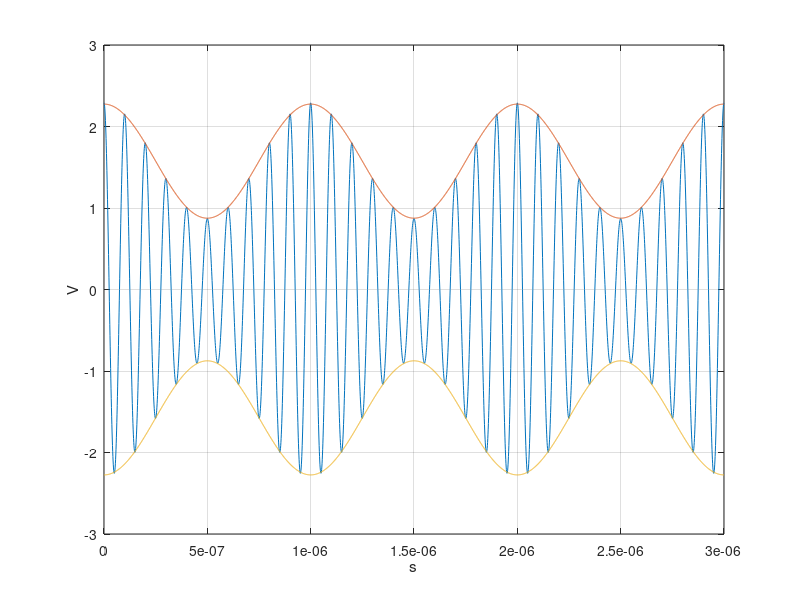

MATLAB code to generate this figure:

fc=10e6;
fm=1e6;

t=0:(1/fc)/100:3*(1/fm);

% VAM=(1+(cos(2*pi*100e3*t))).*(4*cos(2*pi*1e6*t));
VAM=1.58*cos(2*pi*(10e6)*t)+(0.71/2)*cos(2*pi*(9e6)*t)+(0.71/2)*cos(2*pi*11e6*t);
Arriba=0.7*cos(2*pi*1e6*t)+1.575;
Abajo=-0.7*cos(2*pi*1e6*t)-1.575;
plot(t,VAM)
ylabel("V")
xlabel("s")
hold on
plot(t,Arriba)
plot(t,Abajo)
grid on

print('-dpng','-r300',"grafica")